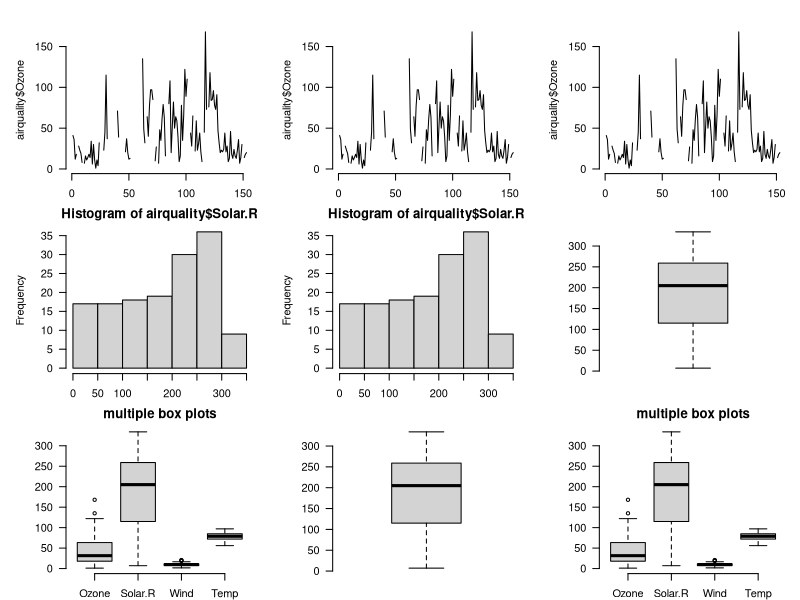

Here is the R script that generated this plot:
par(mfrow=c(3,3),mar=c(2,5,2,1),las=1,bty="n")
plot(airquality$Ozone,type = 'l')
plot(airquality$Ozone,type = 'l')
plot(airquality$Ozone,type = 'l')
hist(airquality$Solar.R)
hist(airquality$Solar.R)
boxplot(airquality$Solar.R)
boxplot(airquality[,0:4],main='multiple box plots')
boxplot(airquality$Solar.R)
boxplot(airquality[,0:4],main='multiple box plots')